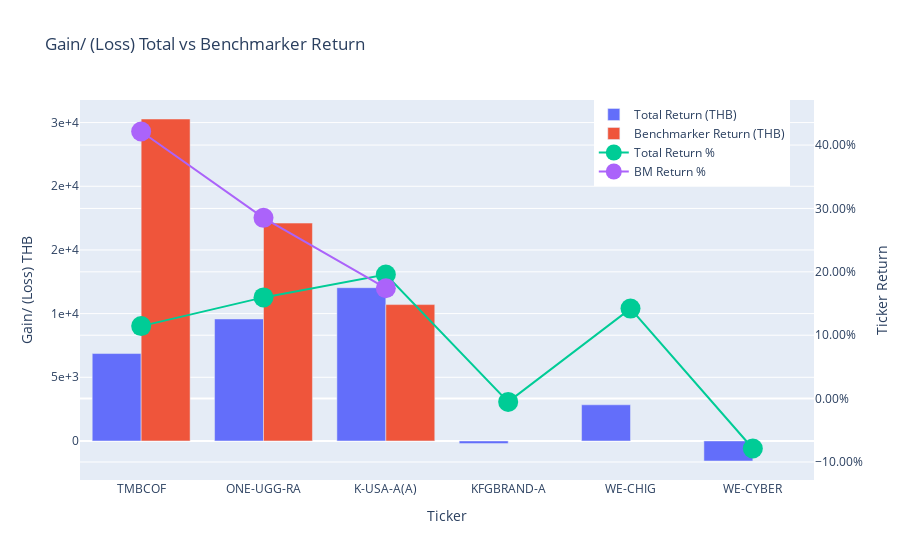

The notebook cell this image was saved under:
### Code cell
trace1 = go.Bar(
    x = final_portfolio['Ticker'][0:10],
    y = final_portfolio['Fund_Gain(Loss)'][0:10],
    name = 'Total Return (THB)')
trace2 = go.Bar(
    x = final_portfolio['Ticker'][0:10],
    y = final_portfolio['BM_Gain(Loss)'][0:10],
    name = 'Benchmarker Return (THB)')

trace3 = go.Scatter(
    x = final_portfolio['Ticker'][0:10],
    y = final_portfolio['TotalReturn'][0:10],
    yaxis='y2',
    marker_size=20,
    name = 'Total Return %')
trace4 = go.Scatter(
    x = final_portfolio['Ticker'][0:10],
    y = final_portfolio['BM_Return'][0:10],
    yaxis='y2',
    marker_size=20,
    name = 'BM Return %')


data = [trace1, trace2, trace3, trace4]
layout = go.Layout(title = 'Gain/ (Loss) Total vs Benchmarker Return'
    , barmode = 'group'
    , yaxis=dict(title='Gain/ (Loss) THB', tickformat=".1")
    , yaxis2= {'title':'Ticker Return', 'overlaying':'y','side':'right' , 'tickformat':".2%" }
    , xaxis=dict(title='Ticker')
    , legend=dict(xanchor='left',x=.7,yanchor='top',y=1)
    )
fig = go.Figure(data=data, layout=layout)
iplot(fig)

### Figure 1 — Plotly figure (JSON) as saved in the notebook; plotly's stock layout.template omitted (floating-point values rounded to 4 significant figures)
{"data": [{"name": "Total Return (THB)", "type": "bar", "x": ["TMBCOF", "ONE-UGG-RA", "K-USA-A(A)", "KFGBRAND-A", "WE-CHIG", "WE-CYBER"], "y": [6864.0, 9580.0, 12030.0, -207.9, 2840.0, -1574.0]}, {"name": "Benchmarker Return (THB)", "type": "bar", "x": ["TMBCOF", "ONE-UGG-RA", "K-USA-A(A)", "KFGBRAND-A", "WE-CHIG", "WE-CYBER"], "y": [25280.0, 17110.0, 10710.0, null, null, null]}, {"marker": {"size": 20}, "name": "Total Return %", "type": "scatter", "x": ["TMBCOF", "ONE-UGG-RA", "K-USA-A(A)", "KFGBRAND-A", "WE-CHIG", "WE-CYBER"], "y": [0.1144, 0.1597, 0.1957, -0.005197, 0.142, -0.07869], "yaxis": "y2"}, {"marker": {"size": 20}, "name": "BM Return %", "type": "scatter", "x": ["TMBCOF", "ONE-UGG-RA", "K-USA-A(A)", "KFGBRAND-A", "WE-CHIG", "WE-CYBER"], "y": [0.4214, 0.2851, 0.1741, null, null, null], "yaxis": "y2"}], "layout": {"barmode": "group", "legend": {"x": 0.7, "xanchor": "left", "y": 1, "yanchor": "top"}, "title": {"text": "Gain/ (Loss) Total vs Benchmarker Return"}, "xaxis": {"title": {"text": "Ticker"}}, "yaxis": {"tickformat": ".1", "title": {"text": "Gain/ (Loss) THB"}}, "yaxis2": {"overlaying": "y", "side": "right", "tickformat": ".2%", "title": {"text": "Ticker Return"}}}}
